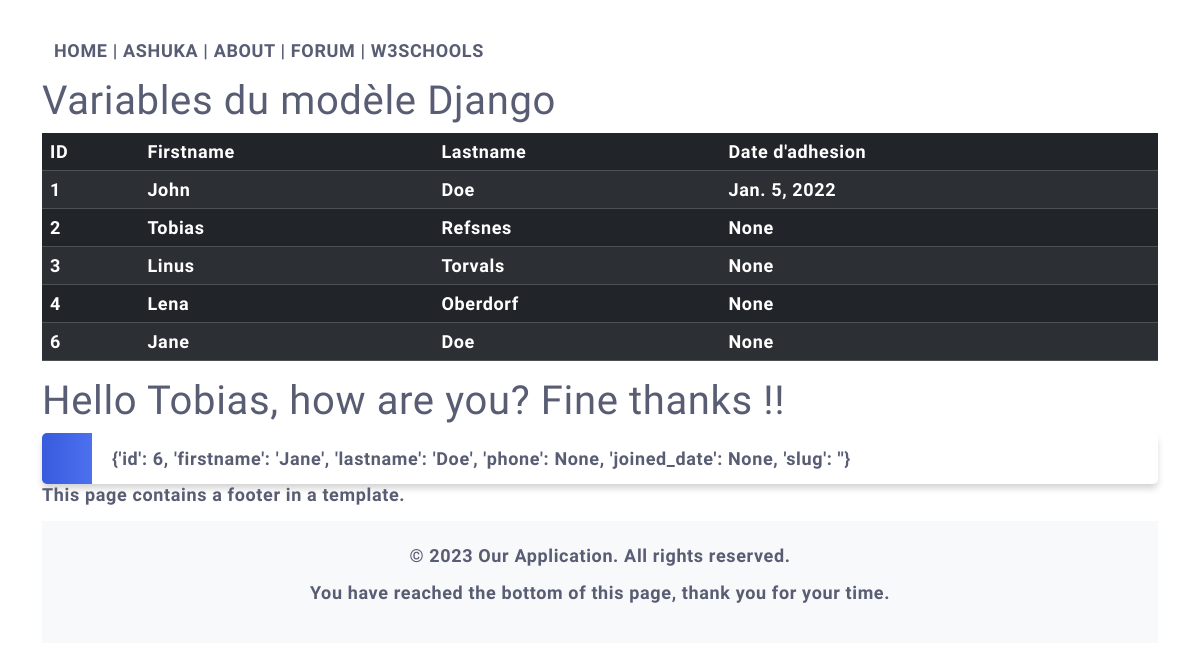
The app's page /testing/, older data.
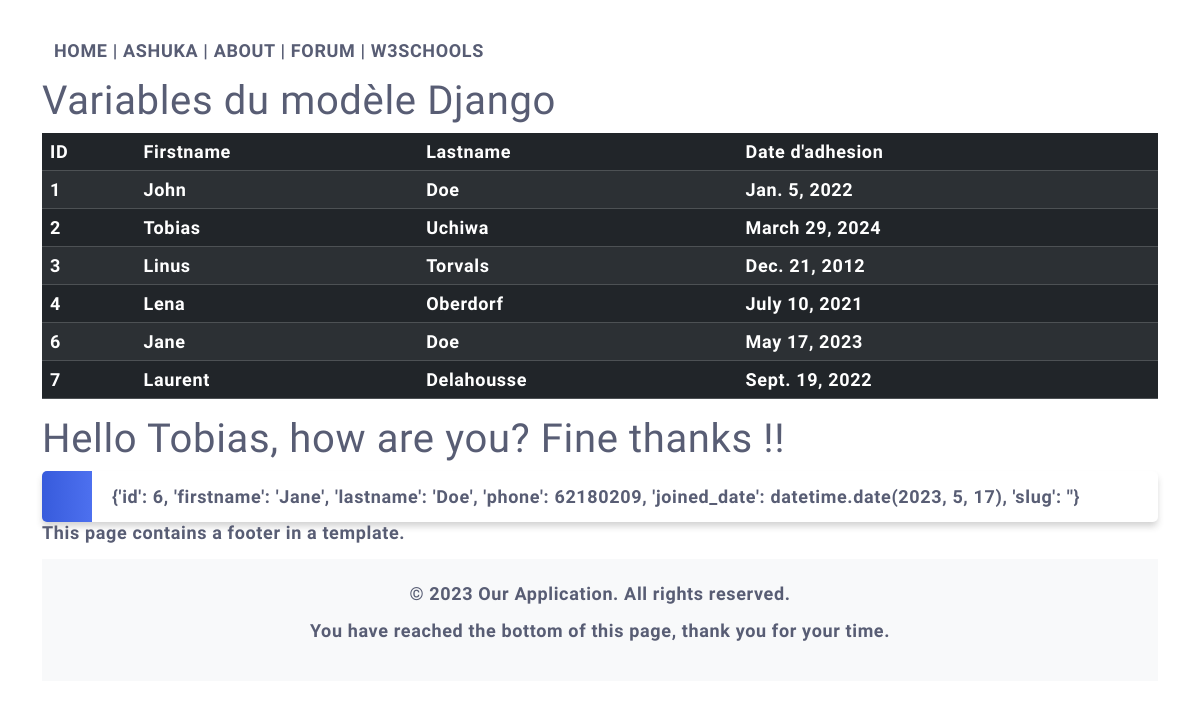
The same page, newer data.
### members/models.py (models this page shows, shortened)
class Member(models.Model):
  firstname = models.CharField(max_length=255)
  lastname = models.CharField(max_length=255)
  phone = models.IntegerField(null=True)
  joined_date = models.DateField(null=True)
  slug = models.SlugField(default="", null=False)

### members/views.py (the view)
# urls.py: path('testing/', views.testing, name='testing'),
def testing(request):
  mydata = Member.objects.filter(firstname='Jane').values()
  mymembers = Member.objects.all().values()
  template = loader.get_template('template.html')
  context = {
    'mymembers': mymembers,
    'mydata': mydata,
    'x': True,
  }
  return HttpResponse(template.render(context, request))

### members/templates/template.html (shortened to what this page needs)
{% extends "master.html" %}
{% block content %}
<div class="container py-3">
  {% include "mymenu.html" with me="ASHUKA" sponsor="W3SCHOOLS" %}
  <h1>Variables du modèle Django</h1>
    <table class="table table-dark table-striped">
      <thead>
        <tr>
          <th scope="col">ID</th>
          <th scope="col">Firstname</th>
          <th scope="col">Lastname</th>
          <th scope="col">Date d'adhesion</th>
        </tr>
      </thead>
      {% for x in mymembers %}
        <tr>
          <td>{{ x.id }}</td>
          <td>{{ x.firstname }}</td>
          <td>{{ x.lastname }}</td>
          <td>{{ x.joined_date }}</td>
        </tr>
      {% endfor %}
    </table>
    {% with firstname="Tobias" %}
      <h1>
        Hello {{ firstname }}, how are you?
        {% if x %}
          Fine thanks !!
          {% else %}
            Sorry, I'm not fine today
        {% endif %}
      </h1>
    {% endwith %}
    {% for y in mydata %}
      <ul>
        <li>{{ y }}</li>
      </ul>
    {% endfor %}
    <p>This page contains a footer in a template.</p>
    {% include 'footer.html' %}
</div>
{% endblock content %}

### members/templates/master.html (shortened to what this page needs)
{% load static %}
<!DOCTYPE html>
<html lang="en">
  <head>
    <link
      href="https://cdn.jsdelivr.net/npm/bootstrap@5.3.3/dist/css/bootstrap.min.css"
      rel="stylesheet"
    />
    <link rel="stylesheet" href="{% static 'mystyles.css' %}">
  </head>
  <body>
    {% block content %}
    {% endblock content %}
  </body>
</html>

### members/templates/mymenu.html
    <div class="container mt-2 py-3">
        <div class="row">
            <div>HOME | {{ me }} | ABOUT | FORUM | {{ sponsor }}</div>
        </div>
    </div>

### members/templates/footer.html
<footer class="bg-light py-4 text-center">
    <p class="text-bold">
      &copy; 2023 Our Application. All rights reserved.
    </p>
    <p>You have reached the bottom of this page, thank you for your time.</p>
</footer>

### mystaticfiles/mystyles.css (style rules this page uses)
body { margin:0; font: 600 18px 'Source Sans Pro', sans-serif; letter-spacing: 0.64px; color: #585d74; }
ul { list-style-type: none; padding: 0; margin: 0; }
li { background-color: #ffffff; background-image: linear-gradient(to right, #375BDC, #4D70EF); background-size: 50px 60px; background-repeat: no-repeat; cursor: pointer; transition: transform .25s; border-radius: 5px; box-shadow: 0 5px 7px -1px rgba(51, 51, 51, 0.23); padding: 15px; padding-left: 70px; margin-top: 5px; }

Row changes from the older to the newer data that the page shows:
changed Member "Tobias": lastname "Refsnes" → "Uchiwa"; joined_date "None" → "March 29, 2024"
changed Member "Linus": joined_date "None" → "Dec. 21, 2012"
changed Member "Lena": joined_date "None" → "July 10, 2021"
changed Member "Jane": joined_date "None" → "May 17, 2023"; y "{'id': 6, 'firstname': 'Jane', 'lastname': 'Doe', 'phone': None, 'joined_date': None, 'slug': ''}" → "{'id': 6, 'firstname': 'Jane', 'lastname': 'Doe', 'phone': 62180209, 'joined_date': datetime.date(2023, 5, 17), 'slug': ''}"
added Member: id "7", firstname "Laurent", lastname "Delahousse", joined_date "Sept. 19, 2022", shown under "Variables du modèle Django"
